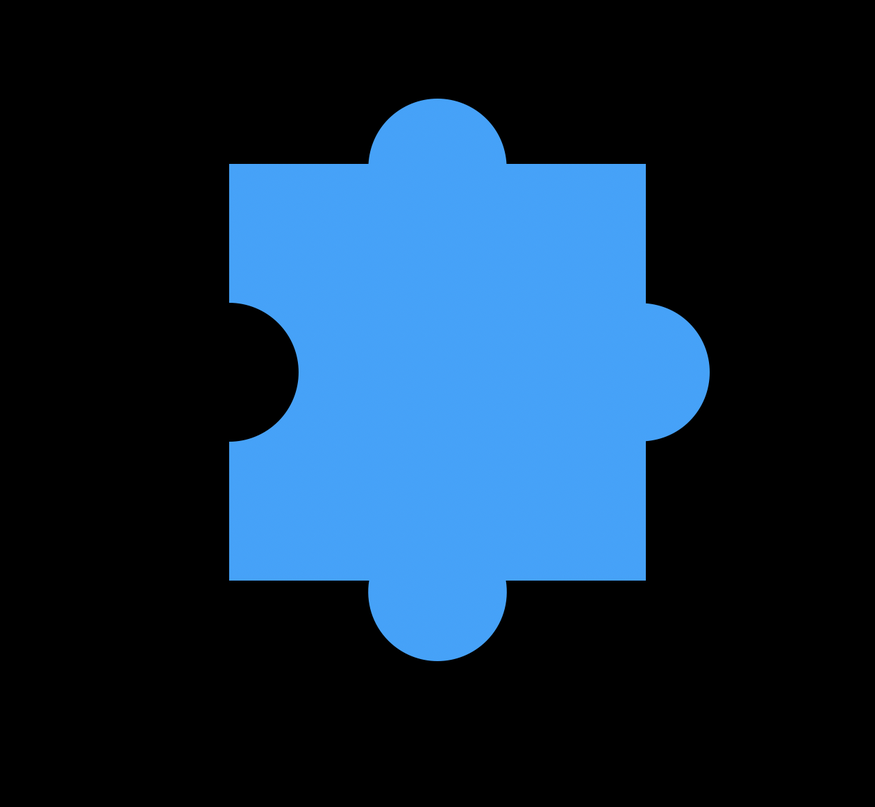
#> input picture 2-python高级使用/4-openCV图片处理/demo.png, 875 x 807 px, shrunk from 1260 x 1162 before the run
$ python '2-获取键盘输入的ASCII值.py'
#> lines starting #> are read from the running program, lines starting #| are printed output that depends on the picture

import cv2

img = cv2.imread('demo.png',0)
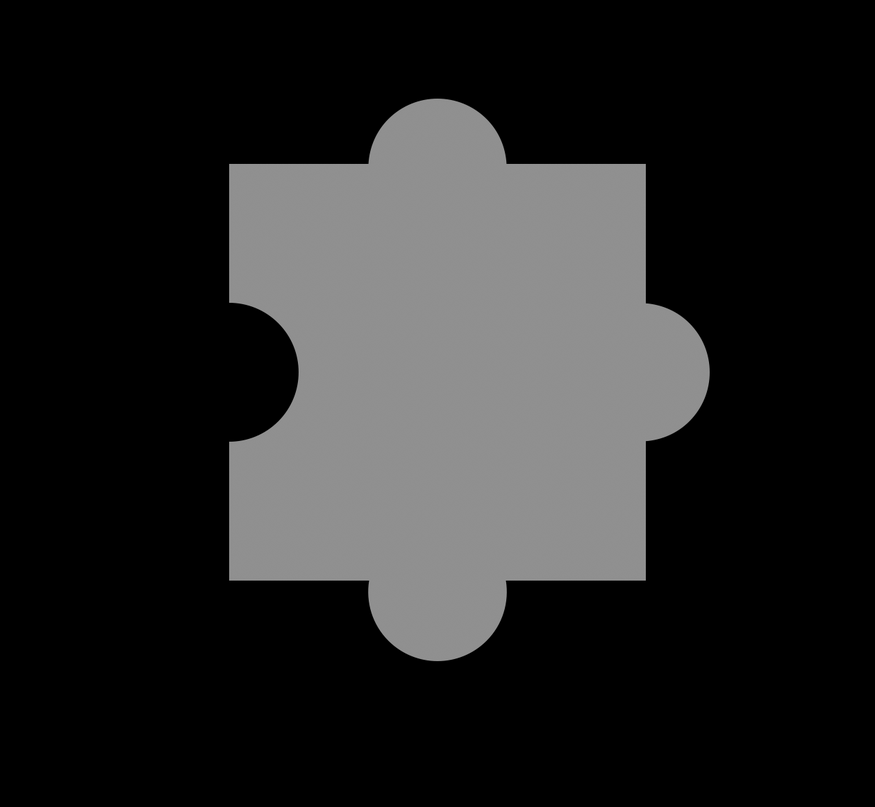
#> img: shape (807, 875); min 0, max 160, mean 38.4
cv2.imshow('whit',img)
k = cv2.waitKey(0)
#> (key Esc is pressed here)

if k == 27:         # wait for ESC key to exit
    cv2.destroyAllWindows()
elif k == ord('s'): # wait for 's' key to save and exit
    cv2.imwrite('heibai.png',img)
    cv2.destroyAllWindows()
